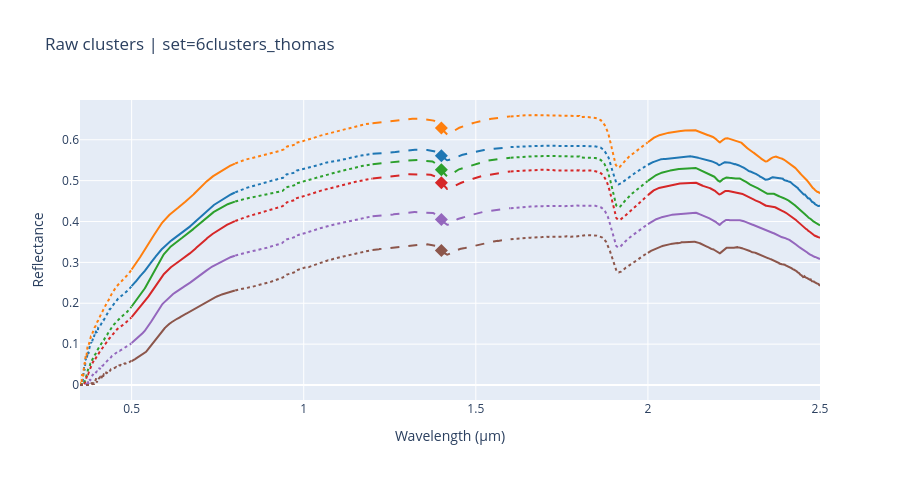
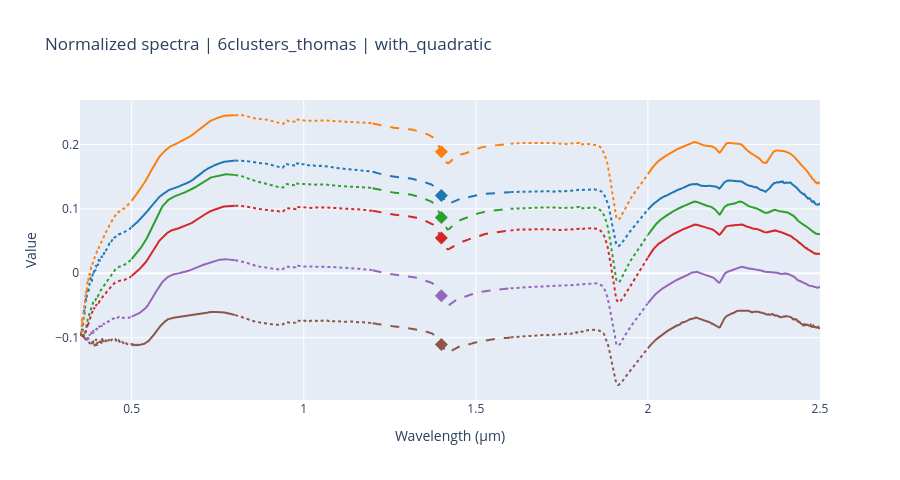
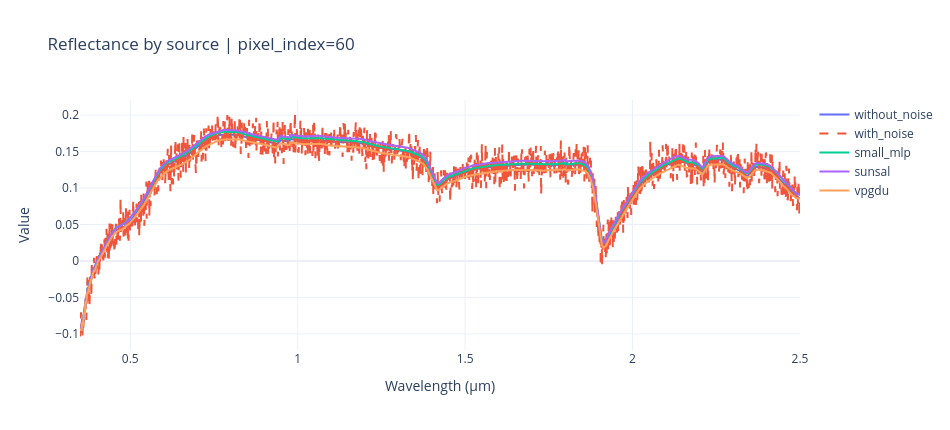
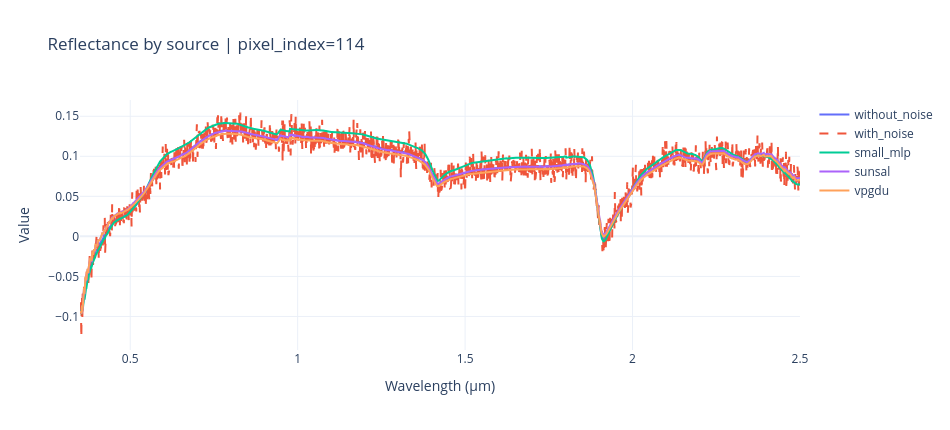

Notebook source saved alongside these figures, in order:
### Code cell
run_experiments_notebook(project_root=project_root)

### Figure 1 — Plotly figure (JSON) as saved in the notebook; plotly's stock layout.template omitted (floating-point values rounded to 4 significant figures; data arrays with more than 128 entries replaced by an {"elided": "..."} marker saying what was removed)
{"data": [{"hovertemplate": "cluster=%{fullData.name}<br>wavelength=%{x:.3f} um<br>value=%{y:.4f}<extra></extra>", "legendgroup": "Cluster 1", "line": {"color": "#1f77b4", "dash": "solid"}, "mode": "lines", "name": "Cluster 1", "showlegend": false, "type": "scatter", "x": {"elided": "301 float values"}, "y": {"elided": "301 float values"}}, {"hovertemplate": "cluster=%{fullData.name}<br>wavelength=%{x:.3f} um<br>value=%{y:.4f}<extra></extra>", "legendgroup": "Cluster 1", "line": {"color": "#1f77b4", "dash": "solid"}, "mode": "lines", "name": "Cluster 1", "showlegend": false, "type": "scatter", "x": {"elided": "501 float values"}, "y": {"elided": "501 float values"}}, {"hovertemplate": "cluster=%{fullData.name}<br>wavelength=%{x:.3f} um<br>value=%{y:.4f}<extra></extra>", "legendgroup": "Cluster 1", "line": {"color": "#1f77b4", "dash": "dash"}, "mode": "lines", "name": "Cluster 1", "showlegend": false, "type": "scatter", "x": {"elided": "401 float values"}, "y": {"elided": "401 float values"}}, {"hovertemplate": "cluster=%{fullData.name}<br>wavelength=%{x:.3f} um<br>value=%{y:.4f}<extra></extra>", "legendgroup": "Cluster 1", "marker": {"color": "#1f77b4", "size": 10, "symbol": "diamond"}, "mode": "markers", "name": "Cluster 1", "showlegend": false, "type": "scatter", "x": [1.4], "y": [0.5607]}, {"hovertemplate": "cluster=%{fullData.name}<br>wavelength=%{x:.3f} um<br>value=%{y:.4f}<extra></extra>", "legendgroup": "Cluster 1", "line": {"color": "#1f77b4", "dash": "dot"}, "mode": "lines", "name": "Cluster 1", "showlegend": false, "type": "scatter", "x": {"elided": "150 float values"}, "y": {"elided": "150 float values"}}, {"hovertemplate": "cluster=%{fullData.name}<br>wavelength=%{x:.3f} um<br>value=%{y:.4f}<extra></extra>", "legendgroup": "Cluster 1", "line": {"color": "#1f77b4", "dash": "dot"}, "mode": "lines", "name": "Cluster 1", "showlegend": false, "type": "scatter", "x": {"elided": "399 float values"}, "y": {"elided": "399 float values"}}, {"hovertemplate": "cluster=%{fullData.name}<br>wavelength=%{x:.3f} um<br>value=%{y:.4f}<extra></extra>", "legendgroup": "Cluster 1", "line": {"color": "#1f77b4", "dash": "dot"}, "mode": "lines", "name": "Cluster 1", "showlegend": false, "type": "scatter", "x": {"elided": "399 float values"}, "y": {"elided": "399 float values"}}, {"hovertemplate": "cluster=%{fullData.name}<br>wavelength=%{x:.3f} um<br>value=%{y:.4f}<extra></extra>", "legendgroup": "Cluster 2", "line": {"color": "#ff7f0e", "dash": "solid"}, "mode": "lines", "name": "Cluster 2", "showlegend": false, "type": "scatter", "x": {"elided": "301 float values"}, "y": {"elided": "301 float values"}}, {"hovertemplate": "cluster=%{fullData.name}<br>wavelength=%{x:.3f} um<br>value=%{y:.4f}<extra></extra>", "legendgroup": "Cluster 2", "line": {"color": "#ff7f0e", "dash": "solid"}, "mode": "lines", "name": "Cluster 2", "showlegend": false, "type": "scatter", "x": {"elided": "501 float values"}, "y": {"elided": "501 float values"}}, {"hovertemplate": "cluster=%{fullData.name}<br>wavelength=%{x:.3f} um<br>value=%{y:.4f}<extra></extra>", "legendgroup": "Cluster 2", "line": {"color": "#ff7f0e", "dash": "dash"}, "mode": "lines", "name": "Cluster 2", "showlegend": false, "type": "scatter", "x": {"elided": "401 float values"}, "y": {"elided": "401 float values"}}, {"hovertemplate": "cluster=%{fullData.name}<br>wavelength=%{x:.3f} um<br>value=%{y:.4f}<extra></extra>", "legendgroup": "Cluster 2", "marker": {"color": "#ff7f0e", "size": 10, "symbol": "diamond"}, "mode": "markers", "name": "Cluster 2", "showlegend": false, "type": "scatter", "x": [1.4], "y": [0.6288]}, {"hovertemplate": "cluster=%{fullData.name}<br>wavelength=%{x:.3f} um<br>value=%{y:.4f}<extra></extra>", "legendgroup": "Cluster 2", "line": {"color": "#ff7f0e", "dash": "dot"}, "mode": "lines", "name": "Cluster 2", "showlegend": false, "type": "scatter", "x": {"elided": "150 float values"}, "y": {"elided": "150 float values"}}, {"hovertemplate": "cluster=%{fullData.name}<br>wavelength=%{x:.3f} um<br>value=%{y:.4f}<extra></extra>", "legendgroup": "Cluster 2", "line": {"color": "#ff7f0e", "dash": "dot"}, "mode": "lines", "name": "Cluster 2", "showlegend": false, "type": "scatter", "x": {"elided": "399 float values"}, "y": {"elided": "399 float values"}}, {"hovertemplate": "cluster=%{fullData.name}<br>wavelength=%{x:.3f} um<br>value=%{y:.4f}<extra></extra>", "legendgroup": "Cluster 2", "line": {"color": "#ff7f0e", "dash": "dot"}, "mode": "lines", "name": "Cluster 2", "showlegend": false, "type": "scatter", "x": {"elided": "399 float values"}, "y": {"elided": "399 float values"}}, {"hovertemplate": "cluster=%{fullData.name}<br>wavelength=%{x:.3f} um<br>value=%{y:.4f}<extra></extra>", "legendgroup": "Cluster 3", "line": {"color": "#2ca02c", "dash": "solid"}, "mode": "lines", "name": "Cluster 3", "showlegend": false, "type": "scatter", "x": {"elided": "301 float values"}, "y": {"elided": "301 float values"}}, {"hovertemplate": "cluster=%{fullData.name}<br>wavelength=%{x:.3f} um<br>value=%{y:.4f}<extra></extra>", "legendgroup": "Cluster 3", "line": {"color": "#2ca02c", "dash": "solid"}, "mode": "lines", "name": "Cluster 3", "showlegend": false, "type": "scatter", "x": {"elided": "501 float values"}, "y": {"elided": "501 float values"}}, {"hovertemplate": "cluster=%{fullData.name}<br>wavelength=%{x:.3f} um<br>value=%{y:.4f}<extra></extra>", "legendgroup": "Cluster 3", "line": {"color": "#2ca02c", "dash": "dash"}, "mode": "lines", "name": "Cluster 3", "showlegend": false, "type": "scatter", "x": {"elided": "401 float values"}, "y": {"elided": "401 float values"}}, {"hovertemplate": "cluster=%{fullData.name}<br>wavelength=%{x:.3f} um<br>value=%{y:.4f}<extra></extra>", "legendgroup": "Cluster 3", "marker": {"color": "#2ca02c", "size": 10, "symbol": "diamond"}, "mode": "markers", "name": "Cluster 3", "showlegend": false, "type": "scatter", "x": [1.4], "y": [0.5267]}, {"hovertemplate": "cluster=%{fullData.name}<br>wavelength=%{x:.3f} um<br>value=%{y:.4f}<extra></extra>", "legendgroup": "Cluster 3", "line": {"color": "#2ca02c", "dash": "dot"}, "mode": "lines", "name": "Cluster 3", "showlegend": false, "type": "scatter", "x": {"elided": "150 float values"}, "y": {"elided": "150 float values"}}, {"hovertemplate": "cluster=%{fullData.name}<br>wavelength=%{x:.3f} um<br>value=%{y:.4f}<extra></extra>", "legendgroup": "Cluster 3", "line": {"color": "#2ca02c", "dash": "dot"}, "mode": "lines", "name": "Cluster 3", "showlegend": false, "type": "scatter", "x": {"elided": "399 float values"}, "y": {"elided": "399 float values"}}, {"hovertemplate": "cluster=%{fullData.name}<br>wavelength=%{x:.3f} um<br>value=%{y:.4f}<extra></extra>", "legendgroup": "Cluster 3", "line": {"color": "#2ca02c", "dash": "dot"}, "mode": "lines", "name": "Cluster 3", "showlegend": false, "type": "scatter", "x": {"elided": "399 float values"}, "y": {"elided": "399 float values"}}, {"hovertemplate": "cluster=%{fullData.name}<br>wavelength=%{x:.3f} um<br>value=%{y:.4f}<extra></extra>", "legendgroup": "Cluster 4", "line": {"color": "#d62728", "dash": "solid"}, "mode": "lines", "name": "Cluster 4", "showlegend": false, "type": "scatter", "x": {"elided": "301 float values"}, "y": {"elided": "301 float values"}}, {"hovertemplate": "cluster=%{fullData.name}<br>wavelength=%{x:.3f} um<br>value=%{y:.4f}<extra></extra>", "legendgroup": "Cluster 4", "line": {"color": "#d62728", "dash": "solid"}, "mode": "lines", "name": "Cluster 4", "showlegend": false, "type": "scatter", "x": {"elided": "501 float values"}, "y": {"elided": "501 float values"}}, {"hovertemplate": "cluster=%{fullData.name}<br>wavelength=%{x:.3f} um<br>value=%{y:.4f}<extra></extra>", "legendgroup": "Cluster 4", "line": {"color": "#d62728", "dash": "dash"}, "mode": "lines", "name": "Cluster 4", "showlegend": false, "type": "scatter", "x": {"elided": "401 float values"}, "y": {"elided": "401 float values"}}, {"hovertemplate": "cluster=%{fullData.name}<br>wavelength=%{x:.3f} um<br>value=%{y:.4f}<extra></extra>", "legendgroup": "Cluster 4", "marker": {"color": "#d62728", "size": 10, "symbol": "diamond"}, "mode": "markers", "name": "Cluster 4", "showlegend": false, "type": "scatter", "x": [1.4], "y": [0.4949]}, {"hovertemplate": "cluster=%{fullData.name}<br>wavelength=%{x:.3f} um<br>value=%{y:.4f}<extra></extra>", "legendgroup": "Cluster 4", "line": {"color": "#d62728", "dash": "dot"}, "mode": "lines", "name": "Cluster 4", "showlegend": false, "type": "scatter", "x": {"elided": "150 float values"}, "y": {"elided": "150 float values"}}, {"hovertemplate": "cluster=%{fullData.name}<br>wavelength=%{x:.3f} um<br>value=%{y:.4f}<extra></extra>", "legendgroup": "Cluster 4", "line": {"color": "#d62728", "dash": "dot"}, "mode": "lines", "name": "Cluster 4", "showlegend": false, "type": "scatter", "x": {"elided": "399 float values"}, "y": {"elided": "399 float values"}}, {"hovertemplate": "cluster=%{fullData.name}<br>wavelength=%{x:.3f} um<br>value=%{y:.4f}<extra></extra>", "legendgroup": "Cluster 4", "line": {"color": "#d62728", "dash": "dot"}, "mode": "lines", "name": "Cluster 4", "showlegend": false, "type": "scatter", "x": {"elided": "399 float values"}, "y": {"elided": "399 float values"}}, {"hovertemplate": "cluster=%{fullData.name}<br>wavelength=%{x:.3f} um<br>value=%{y:.4f}<extra></extra>", "legendgroup": "Cluster 5", "line": {"color": "#9467bd", "dash": "solid"}, "mode": "lines", "name": "Cluster 5", "showlegend": false, "type": "scatter", "x": {"elided": "301 float values"}, "y": {"elided": "301 float values"}}, {"hovertemplate": "cluster=%{fullData.name}<br>wavelength=%{x:.3f} um<br>value=%{y:.4f}<extra></extra>", "legendgroup": "Cluster 5", "line": {"color": "#9467bd", "dash": "solid"}, "mode": "lines", "name": "Cluster 5", "showlegend": false, "type": "scatter", "x": {"elided": "501 float values"}, "y": {"elided": "501 float values"}}, {"hovertemplate": "cluster=%{fullData.name}<br>wavelength=%{x:.3f} um<br>value=%{y:.4f}<extra></extra>", "legendgroup": "Cluster 5", "line": {"color": "#9467bd", "dash": "dash"}, "mode": "lines", "name": "Cluster 5", "showlegend": false, "type": "scatter", "x": {"elided": "401 float values"}, "y": {"elided": "401 float values"}}, {"hovertemplate": "cluster=%{fullData.name}<br>wavelength=%{x:.3f} um<br>value=%{y:.4f}<extra></extra>", "legendgroup": "Cluster 5", "marker": {"color": "#9467bd", "size": 10, "symbol": "diamond"}, "mode": "markers", "name": "Cluster 5", "showlegend": false, "type": "scatter", "x": [1.4], "y": [0.405]}, {"hovertemplate": "cluster=%{fullData.name}<br>wavelength=%{x:.3f} um<br>value=%{y:.4f}<extra></extra>", "legendgroup": "Cluster 5", "line": {"color": "#9467bd", "dash": "dot"}, "mode": "lines", "name": "Cluster 5", "showlegend": false, "type": "scatter", "x": {"elided": "150 float values"}, "y": {"elided": "150 float values"}}, {"hovertemplate": "cluster=%{fullData.name}<br>wavelength=%{x:.3f} um<br>value=%{y:.4f}<extra></extra>", "legendgroup": "Cluster 5", "line": {"color": "#9467bd", "dash": "dot"}, "mode": "lines", "name": "Cluster 5", "showlegend": false, "type": "scatter", "x": {"elided": "399 float values"}, "y": {"elided": "399 float values"}}, {"hovertemplate": "cluster=%{fullData.name}<br>wavelength=%{x:.3f} um<br>value=%{y:.4f}<extra></extra>", "legendgroup": "Cluster 5", "line": {"color": "#9467bd", "dash": "dot"}, "mode": "lines", "name": "Cluster 5", "showlegend": false, "type": "scatter", "x": {"elided": "399 float values"}, "y": {"elided": "399 float values"}}, {"hovertemplate": "cluster=%{fullData.name}<br>wavelength=%{x:.3f} um<br>value=%{y:.4f}<extra></extra>", "legendgroup": "Cluster 6", "line": {"color": "#8c564b", "dash": "solid"}, "mode": "lines", "name": "Cluster 6", "showlegend": false, "type": "scatter", "x": {"elided": "301 float values"}, "y": {"elided": "301 float values"}}, {"hovertemplate": "cluster=%{fullData.name}<br>wavelength=%{x:.3f} um<br>value=%{y:.4f}<extra></extra>", "legendgroup": "Cluster 6", "line": {"color": "#8c564b", "dash": "solid"}, "mode": "lines", "name": "Cluster 6", "showlegend": false, "type": "scatter", "x": {"elided": "501 float values"}, "y": {"elided": "501 float values"}}, {"hovertemplate": "cluster=%{fullData.name}<br>wavelength=%{x:.3f} um<br>value=%{y:.4f}<extra></extra>", "legendgroup": "Cluster 6", "line": {"color": "#8c564b", "dash": "dash"}, "mode": "lines", "name": "Cluster 6", "showlegend": false, "type": "scatter", "x": {"elided": "401 float values"}, "y": {"elided": "401 float values"}}, {"hovertemplate": "cluster=%{fullData.name}<br>wavelength=%{x:.3f} um<br>value=%{y:.4f}<extra></extra>", "legendgroup": "Cluster 6", "marker": {"color": "#8c564b", "size": 10, "symbol": "diamond"}, "mode": "markers", "name": "Cluster 6", "showlegend": false, "type": "scatter", "x": [1.4], "y": [0.3293]}, {"hovertemplate": "cluster=%{fullData.name}<br>wavelength=%{x:.3f} um<br>value=%{y:.4f}<extra></extra>", "legendgroup": "Cluster 6", "line": {"color": "#8c564b", "dash": "dot"}, "mode": "lines", "name": "Cluster 6", "showlegend": false, "type": "scatter", "x": {"elided": "150 float values"}, "y": {"elided": "150 float values"}}, {"hovertemplate": "cluster=%{fullData.name}<br>wavelength=%{x:.3f} um<br>value=%{y:.4f}<extra></extra>", "legendgroup": "Cluster 6", "line": {"color": "#8c564b", "dash": "dot"}, "mode": "lines", "name": "Cluster 6", "showlegend": false, "type": "scatter", "x": {"elided": "399 float values"}, "y": {"elided": "399 float values"}}, {"hovertemplate": "cluster=%{fullData.name}<br>wavelength=%{x:.3f} um<br>value=%{y:.4f}<extra></extra>", "legendgroup": "Cluster 6", "line": {"color": "#8c564b", "dash": "dot"}, "mode": "lines", "name": "Cluster 6", "showlegend": false, "type": "scatter", "x": {"elided": "399 float values"}, "y": {"elided": "399 float values"}}], "layout": {"height": 480, "title": {"text": "Raw clusters | set=6clusters_thomas"}, "xaxis": {"title": {"text": "Wavelength (µm)"}}, "yaxis": {"title": {"text": "Reflectance"}}}}

### Figure 2 — Plotly figure (JSON) as saved in the notebook; plotly's stock layout.template omitted (floating-point values rounded to 4 significant figures; data arrays with more than 128 entries replaced by an {"elided": "..."} marker saying what was removed)
{"data": [{"hovertemplate": "cluster=%{fullData.name}<br>wavelength=%{x:.3f} um<br>value=%{y:.4f}<extra></extra>", "legendgroup": "Cluster 1", "line": {"color": "#1f77b4", "dash": "solid"}, "mode": "lines", "name": "Cluster 1", "showlegend": false, "type": "scatter", "x": {"elided": "301 float values"}, "y": {"elided": "301 float values"}}, {"hovertemplate": "cluster=%{fullData.name}<br>wavelength=%{x:.3f} um<br>value=%{y:.4f}<extra></extra>", "legendgroup": "Cluster 1", "line": {"color": "#1f77b4", "dash": "solid"}, "mode": "lines", "name": "Cluster 1", "showlegend": false, "type": "scatter", "x": {"elided": "501 float values"}, "y": {"elided": "501 float values"}}, {"hovertemplate": "cluster=%{fullData.name}<br>wavelength=%{x:.3f} um<br>value=%{y:.4f}<extra></extra>", "legendgroup": "Cluster 1", "line": {"color": "#1f77b4", "dash": "dash"}, "mode": "lines", "name": "Cluster 1", "showlegend": false, "type": "scatter", "x": {"elided": "401 float values"}, "y": {"elided": "401 float values"}}, {"hovertemplate": "cluster=%{fullData.name}<br>wavelength=%{x:.3f} um<br>value=%{y:.4f}<extra></extra>", "legendgroup": "Cluster 1", "marker": {"color": "#1f77b4", "size": 10, "symbol": "diamond"}, "mode": "markers", "name": "Cluster 1", "showlegend": false, "type": "scatter", "x": [1.4], "y": [0.1207]}, {"hovertemplate": "cluster=%{fullData.name}<br>wavelength=%{x:.3f} um<br>value=%{y:.4f}<extra></extra>", "legendgroup": "Cluster 1", "line": {"color": "#1f77b4", "dash": "dot"}, "mode": "lines", "name": "Cluster 1", "showlegend": false, "type": "scatter", "x": {"elided": "150 float values"}, "y": {"elided": "150 float values"}}, {"hovertemplate": "cluster=%{fullData.name}<br>wavelength=%{x:.3f} um<br>value=%{y:.4f}<extra></extra>", "legendgroup": "Cluster 1", "line": {"color": "#1f77b4", "dash": "dot"}, "mode": "lines", "name": "Cluster 1", "showlegend": false, "type": "scatter", "x": {"elided": "399 float values"}, "y": {"elided": "399 float values"}}, {"hovertemplate": "cluster=%{fullData.name}<br>wavelength=%{x:.3f} um<br>value=%{y:.4f}<extra></extra>", "legendgroup": "Cluster 1", "line": {"color": "#1f77b4", "dash": "dot"}, "mode": "lines", "name": "Cluster 1", "showlegend": false, "type": "scatter", "x": {"elided": "399 float values"}, "y": {"elided": "399 float values"}}, {"hovertemplate": "cluster=%{fullData.name}<br>wavelength=%{x:.3f} um<br>value=%{y:.4f}<extra></extra>", "legendgroup": "Cluster 2", "line": {"color": "#ff7f0e", "dash": "solid"}, "mode": "lines", "name": "Cluster 2", "showlegend": false, "type": "scatter", "x": {"elided": "301 float values"}, "y": {"elided": "301 float values"}}, {"hovertemplate": "cluster=%{fullData.name}<br>wavelength=%{x:.3f} um<br>value=%{y:.4f}<extra></extra>", "legendgroup": "Cluster 2", "line": {"color": "#ff7f0e", "dash": "solid"}, "mode": "lines", "name": "Cluster 2", "showlegend": false, "type": "scatter", "x": {"elided": "501 float values"}, "y": {"elided": "501 float values"}}, {"hovertemplate": "cluster=%{fullData.name}<br>wavelength=%{x:.3f} um<br>value=%{y:.4f}<extra></extra>", "legendgroup": "Cluster 2", "line": {"color": "#ff7f0e", "dash": "dash"}, "mode": "lines", "name": "Cluster 2", "showlegend": false, "type": "scatter", "x": {"elided": "401 float values"}, "y": {"elided": "401 float values"}}, {"hovertemplate": "cluster=%{fullData.name}<br>wavelength=%{x:.3f} um<br>value=%{y:.4f}<extra></extra>", "legendgroup": "Cluster 2", "marker": {"color": "#ff7f0e", "size": 10, "symbol": "diamond"}, "mode": "markers", "name": "Cluster 2", "showlegend": false, "type": "scatter", "x": [1.4], "y": [0.1888]}, {"hovertemplate": "cluster=%{fullData.name}<br>wavelength=%{x:.3f} um<br>value=%{y:.4f}<extra></extra>", "legendgroup": "Cluster 2", "line": {"color": "#ff7f0e", "dash": "dot"}, "mode": "lines", "name": "Cluster 2", "showlegend": false, "type": "scatter", "x": {"elided": "150 float values"}, "y": {"elided": "150 float values"}}, {"hovertemplate": "cluster=%{fullData.name}<br>wavelength=%{x:.3f} um<br>value=%{y:.4f}<extra></extra>", "legendgroup": "Cluster 2", "line": {"color": "#ff7f0e", "dash": "dot"}, "mode": "lines", "name": "Cluster 2", "showlegend": false, "type": "scatter", "x": {"elided": "399 float values"}, "y": {"elided": "399 float values"}}, {"hovertemplate": "cluster=%{fullData.name}<br>wavelength=%{x:.3f} um<br>value=%{y:.4f}<extra></extra>", "legendgroup": "Cluster 2", "line": {"color": "#ff7f0e", "dash": "dot"}, "mode": "lines", "name": "Cluster 2", "showlegend": false, "type": "scatter", "x": {"elided": "399 float values"}, "y": {"elided": "399 float values"}}, {"hovertemplate": "cluster=%{fullData.name}<br>wavelength=%{x:.3f} um<br>value=%{y:.4f}<extra></extra>", "legendgroup": "Cluster 3", "line": {"color": "#2ca02c", "dash": "solid"}, "mode": "lines", "name": "Cluster 3", "showlegend": false, "type": "scatter", "x": {"elided": "301 float values"}, "y": {"elided": "301 float values"}}, {"hovertemplate": "cluster=%{fullData.name}<br>wavelength=%{x:.3f} um<br>value=%{y:.4f}<extra></extra>", "legendgroup": "Cluster 3", "line": {"color": "#2ca02c", "dash": "solid"}, "mode": "lines", "name": "Cluster 3", "showlegend": false, "type": "scatter", "x": {"elided": "501 float values"}, "y": {"elided": "501 float values"}}, {"hovertemplate": "cluster=%{fullData.name}<br>wavelength=%{x:.3f} um<br>value=%{y:.4f}<extra></extra>", "legendgroup": "Cluster 3", "line": {"color": "#2ca02c", "dash": "dash"}, "mode": "lines", "name": "Cluster 3", "showlegend": false, "type": "scatter", "x": {"elided": "401 float values"}, "y": {"elided": "401 float values"}}, {"hovertemplate": "cluster=%{fullData.name}<br>wavelength=%{x:.3f} um<br>value=%{y:.4f}<extra></extra>", "legendgroup": "Cluster 3", "marker": {"color": "#2ca02c", "size": 10, "symbol": "diamond"}, "mode": "markers", "name": "Cluster 3", "showlegend": false, "type": "scatter", "x": [1.4], "y": [0.08667]}, {"hovertemplate": "cluster=%{fullData.name}<br>wavelength=%{x:.3f} um<br>value=%{y:.4f}<extra></extra>", "legendgroup": "Cluster 3", "line": {"color": "#2ca02c", "dash": "dot"}, "mode": "lines", "name": "Cluster 3", "showlegend": false, "type": "scatter", "x": {"elided": "150 float values"}, "y": {"elided": "150 float values"}}, {"hovertemplate": "cluster=%{fullData.name}<br>wavelength=%{x:.3f} um<br>value=%{y:.4f}<extra></extra>", "legendgroup": "Cluster 3", "line": {"color": "#2ca02c", "dash": "dot"}, "mode": "lines", "name": "Cluster 3", "showlegend": false, "type": "scatter", "x": {"elided": "399 float values"}, "y": {"elided": "399 float values"}}, {"hovertemplate": "cluster=%{fullData.name}<br>wavelength=%{x:.3f} um<br>value=%{y:.4f}<extra></extra>", "legendgroup": "Cluster 3", "line": {"color": "#2ca02c", "dash": "dot"}, "mode": "lines", "name": "Cluster 3", "showlegend": false, "type": "scatter", "x": {"elided": "399 float values"}, "y": {"elided": "399 float values"}}, {"hovertemplate": "cluster=%{fullData.name}<br>wavelength=%{x:.3f} um<br>value=%{y:.4f}<extra></extra>", "legendgroup": "Cluster 4", "line": {"color": "#d62728", "dash": "solid"}, "mode": "lines", "name": "Cluster 4", "showlegend": false, "type": "scatter", "x": {"elided": "301 float values"}, "y": {"elided": "301 float values"}}, {"hovertemplate": "cluster=%{fullData.name}<br>wavelength=%{x:.3f} um<br>value=%{y:.4f}<extra></extra>", "legendgroup": "Cluster 4", "line": {"color": "#d62728", "dash": "solid"}, "mode": "lines", "name": "Cluster 4", "showlegend": false, "type": "scatter", "x": {"elided": "501 float values"}, "y": {"elided": "501 float values"}}, {"hovertemplate": "cluster=%{fullData.name}<br>wavelength=%{x:.3f} um<br>value=%{y:.4f}<extra></extra>", "legendgroup": "Cluster 4", "line": {"color": "#d62728", "dash": "dash"}, "mode": "lines", "name": "Cluster 4", "showlegend": false, "type": "scatter", "x": {"elided": "401 float values"}, "y": {"elided": "401 float values"}}, {"hovertemplate": "cluster=%{fullData.name}<br>wavelength=%{x:.3f} um<br>value=%{y:.4f}<extra></extra>", "legendgroup": "Cluster 4", "marker": {"color": "#d62728", "size": 10, "symbol": "diamond"}, "mode": "markers", "name": "Cluster 4", "showlegend": false, "type": "scatter", "x": [1.4], "y": [0.05494]}, {"hovertemplate": "cluster=%{fullData.name}<br>wavelength=%{x:.3f} um<br>value=%{y:.4f}<extra></extra>", "legendgroup": "Cluster 4", "line": {"color": "#d62728", "dash": "dot"}, "mode": "lines", "name": "Cluster 4", "showlegend": false, "type": "scatter", "x": {"elided": "150 float values"}, "y": {"elided": "150 float values"}}, {"hovertemplate": "cluster=%{fullData.name}<br>wavelength=%{x:.3f} um<br>value=%{y:.4f}<extra></extra>", "legendgroup": "Cluster 4", "line": {"color": "#d62728", "dash": "dot"}, "mode": "lines", "name": "Cluster 4", "showlegend": false, "type": "scatter", "x": {"elided": "399 float values"}, "y": {"elided": "399 float values"}}, {"hovertemplate": "cluster=%{fullData.name}<br>wavelength=%{x:.3f} um<br>value=%{y:.4f}<extra></extra>", "legendgroup": "Cluster 4", "line": {"color": "#d62728", "dash": "dot"}, "mode": "lines", "name": "Cluster 4", "showlegend": false, "type": "scatter", "x": {"elided": "399 float values"}, "y": {"elided": "399 float values"}}, {"hovertemplate": "cluster=%{fullData.name}<br>wavelength=%{x:.3f} um<br>value=%{y:.4f}<extra></extra>", "legendgroup": "Cluster 5", "line": {"color": "#9467bd", "dash": "solid"}, "mode": "lines", "name": "Cluster 5", "showlegend": false, "type": "scatter", "x": {"elided": "301 float values"}, "y": {"elided": "301 float values"}}, {"hovertemplate": "cluster=%{fullData.name}<br>wavelength=%{x:.3f} um<br>value=%{y:.4f}<extra></extra>", "legendgroup": "Cluster 5", "line": {"color": "#9467bd", "dash": "solid"}, "mode": "lines", "name": "Cluster 5", "showlegend": false, "type": "scatter", "x": {"elided": "501 float values"}, "y": {"elided": "501 float values"}}, {"hovertemplate": "cluster=%{fullData.name}<br>wavelength=%{x:.3f} um<br>value=%{y:.4f}<extra></extra>", "legendgroup": "Cluster 5", "line": {"color": "#9467bd", "dash": "dash"}, "mode": "lines", "name": "Cluster 5", "showlegend": false, "type": "scatter", "x": {"elided": "401 float values"}, "y": {"elided": "401 float values"}}, {"hovertemplate": "cluster=%{fullData.name}<br>wavelength=%{x:.3f} um<br>value=%{y:.4f}<extra></extra>", "legendgroup": "Cluster 5", "marker": {"color": "#9467bd", "size": 10, "symbol": "diamond"}, "mode": "markers", "name": "Cluster 5", "showlegend": false, "type": "scatter", "x": [1.4], "y": [-0.03497]}, {"hovertemplate": "cluster=%{fullData.name}<br>wavelength=%{x:.3f} um<br>value=%{y:.4f}<extra></extra>", "legendgroup": "Cluster 5", "line": {"color": "#9467bd", "dash": "dot"}, "mode": "lines", "name": "Cluster 5", "showlegend": false, "type": "scatter", "x": {"elided": "150 float values"}, "y": {"elided": "150 float values"}}, {"hovertemplate": "cluster=%{fullData.name}<br>wavelength=%{x:.3f} um<br>value=%{y:.4f}<extra></extra>", "legendgroup": "Cluster 5", "line": {"color": "#9467bd", "dash": "dot"}, "mode": "lines", "name": "Cluster 5", "showlegend": false, "type": "scatter", "x": {"elided": "399 float values"}, "y": {"elided": "399 float values"}}, {"hovertemplate": "cluster=%{fullData.name}<br>wavelength=%{x:.3f} um<br>value=%{y:.4f}<extra></extra>", "legendgroup": "Cluster 5", "line": {"color": "#9467bd", "dash": "dot"}, "mode": "lines", "name": "Cluster 5", "showlegend": false, "type": "scatter", "x": {"elided": "399 float values"}, "y": {"elided": "399 float values"}}, {"hovertemplate": "cluster=%{fullData.name}<br>wavelength=%{x:.3f} um<br>value=%{y:.4f}<extra></extra>", "legendgroup": "Cluster 6", "line": {"color": "#8c564b", "dash": "solid"}, "mode": "lines", "name": "Cluster 6", "showlegend": false, "type": "scatter", "x": {"elided": "301 float values"}, "y": {"elided": "301 float values"}}, {"hovertemplate": "cluster=%{fullData.name}<br>wavelength=%{x:.3f} um<br>value=%{y:.4f}<extra></extra>", "legendgroup": "Cluster 6", "line": {"color": "#8c564b", "dash": "solid"}, "mode": "lines", "name": "Cluster 6", "showlegend": false, "type": "scatter", "x": {"elided": "501 float values"}, "y": {"elided": "501 float values"}}, {"hovertemplate": "cluster=%{fullData.name}<br>wavelength=%{x:.3f} um<br>value=%{y:.4f}<extra></extra>", "legendgroup": "Cluster 6", "line": {"color": "#8c564b", "dash": "dash"}, "mode": "lines", "name": "Cluster 6", "showlegend": false, "type": "scatter", "x": {"elided": "401 float values"}, "y": {"elided": "401 float values"}}, {"hovertemplate": "cluster=%{fullData.name}<br>wavelength=%{x:.3f} um<br>value=%{y:.4f}<extra></extra>", "legendgroup": "Cluster 6", "marker": {"color": "#8c564b", "size": 10, "symbol": "diamond"}, "mode": "markers", "name": "Cluster 6", "showlegend": false, "type": "scatter", "x": [1.4], "y": [-0.1107]}, {"hovertemplate": "cluster=%{fullData.name}<br>wavelength=%{x:.3f} um<br>value=%{y:.4f}<extra></extra>", "legendgroup": "Cluster 6", "line": {"color": "#8c564b", "dash": "dot"}, "mode": "lines", "name": "Cluster 6", "showlegend": false, "type": "scatter", "x": {"elided": "150 float values"}, "y": {"elided": "150 float values"}}, {"hovertemplate": "cluster=%{fullData.name}<br>wavelength=%{x:.3f} um<br>value=%{y:.4f}<extra></extra>", "legendgroup": "Cluster 6", "line": {"color": "#8c564b", "dash": "dot"}, "mode": "lines", "name": "Cluster 6", "showlegend": false, "type": "scatter", "x": {"elided": "399 float values"}, "y": {"elided": "399 float values"}}, {"hovertemplate": "cluster=%{fullData.name}<br>wavelength=%{x:.3f} um<br>value=%{y:.4f}<extra></extra>", "legendgroup": "Cluster 6", "line": {"color": "#8c564b", "dash": "dot"}, "mode": "lines", "name": "Cluster 6", "showlegend": false, "type": "scatter", "x": {"elided": "399 float values"}, "y": {"elided": "399 float values"}}], "layout": {"height": 480, "title": {"text": "Normalized spectra | 6clusters_thomas | with_quadratic"}, "xaxis": {"title": {"text": "Wavelength (µm)"}}, "yaxis": {"title": {"text": "Value"}}}}

### Figure 3 — Plotly figure (JSON) as saved in the notebook; plotly's stock layout.template omitted (floating-point values rounded to 4 significant figures; data arrays with more than 128 entries replaced by an {"elided": "..."} marker saying what was removed)
{"data": [{"mode": "lines", "name": "without_noise", "type": "scatter", "x": {"elided": "2151 float values"}, "y": {"elided": "2151 float values"}}, {"line": {"dash": "dash"}, "mode": "lines", "name": "with_noise", "type": "scatter", "x": {"elided": "2151 float values"}, "y": {"elided": "2151 float values"}}, {"mode": "lines", "name": "small_mlp", "type": "scatter", "x": {"elided": "2151 float values"}, "y": {"elided": "2151 float values"}}, {"mode": "lines", "name": "sunsal", "type": "scatter", "x": {"elided": "2151 float values"}, "y": {"elided": "2151 float values"}}, {"mode": "lines", "name": "vpgdu", "type": "scatter", "x": {"elided": "2151 float values"}, "y": {"elided": "2151 float values"}}], "layout": {"height": 430, "title": {"text": "Reflectance by source | pixel_index=60"}, "width": 950, "xaxis": {"title": {"text": "Wavelength (µm)"}}, "yaxis": {"title": {"text": "Value"}}}}

### Figure 4 — Plotly figure (JSON) as saved in the notebook; plotly's stock layout.template omitted (floating-point values rounded to 4 significant figures; data arrays with more than 128 entries replaced by an {"elided": "..."} marker saying what was removed)
{"data": [{"mode": "lines", "name": "without_noise", "type": "scatter", "x": {"elided": "2151 float values"}, "y": {"elided": "2151 float values"}}, {"line": {"dash": "dash"}, "mode": "lines", "name": "with_noise", "type": "scatter", "x": {"elided": "2151 float values"}, "y": {"elided": "2151 float values"}}, {"mode": "lines", "name": "small_mlp", "type": "scatter", "x": {"elided": "2151 float values"}, "y": {"elided": "2151 float values"}}, {"mode": "lines", "name": "sunsal", "type": "scatter", "x": {"elided": "2151 float values"}, "y": {"elided": "2151 float values"}}, {"mode": "lines", "name": "vpgdu", "type": "scatter", "x": {"elided": "2151 float values"}, "y": {"elided": "2151 float values"}}], "layout": {"height": 430, "title": {"text": "Reflectance by source | pixel_index=114"}, "width": 950, "xaxis": {"title": {"text": "Wavelength (µm)"}}, "yaxis": {"title": {"text": "Value"}}}}
